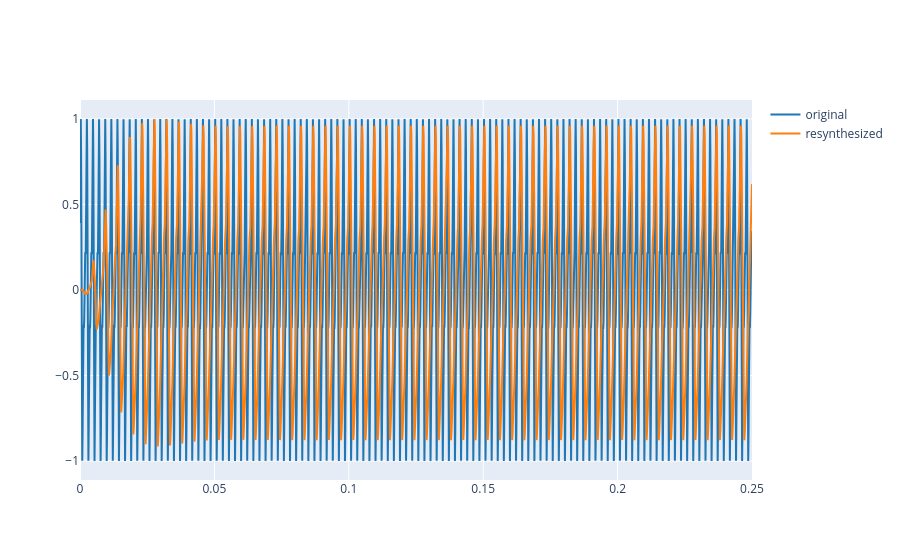

The notebook cell this image was saved under:
### Markdown cell above
## 2. Resynthesize the signal from the harmonic envelopes

Once we have an envelope for each harmonic, we can rebuild the sound by multiplying each harmonic by its own slowly varying envelope. This is a simple model of amplitude modulation: the pitch stays the same, but the loudness of each partial changes over time.

### Code cell
# Example: reconstruct the synthesized signal from the envelopes extracted in section 1.
# This cell uses the synthetic signal and envelopes from the previous synthesis cell.

signal_to_resynthesize = synthetic_signal
signal_length = len(signal_to_resynthesize)
t_resynth = np.arange(signal_length) / fs

resynthesized = np.zeros_like(signal_to_resynthesize)
for harmonic_index, envelope in enumerate(synthetic_envelope_array, start=1):
    component = (
        weights[harmonic_index - 1]
        * envelope[:signal_length]
        * np.cos(
            2 * np.pi * harmonic_index * f0_1 * t_resynth
            + harmonic_index * phi
            - (harmonic_index - 1) * np.pi / 2
        )
    )
    resynthesized += component

resynthesized = resynthesized / np.max(np.abs(resynthesized))

display(Audio(signal_to_resynthesize, rate=fs))
display(Audio(resynthesized, rate=fs))
plot_signals(
    [signal_to_resynthesize, resynthesized],
    fs,
    t_start=0,
    t_end=min(0.4, signal_length / fs),
    name=['original', 'resynthesized'],
)

### Figure 1 — Plotly figure (JSON) as saved in the notebook; plotly's stock layout.template omitted (floating-point values rounded to 4 significant figures; data arrays with more than 128 entries replaced by an {"elided": "..."} marker saying what was removed)
{"data": [{"line": {"color": "#1f77b4", "shape": "linear"}, "mode": "lines", "name": "original", "type": "scatter", "x": {"elided": "11025 float values"}, "y": {"elided": "11025 float values"}}, {"line": {"color": "#ff7f0e", "shape": "linear"}, "mode": "lines", "name": "resynthesized", "type": "scatter", "x": {"elided": "11025 float values"}, "y": {"elided": "11025 float values"}}], "layout": {}}
